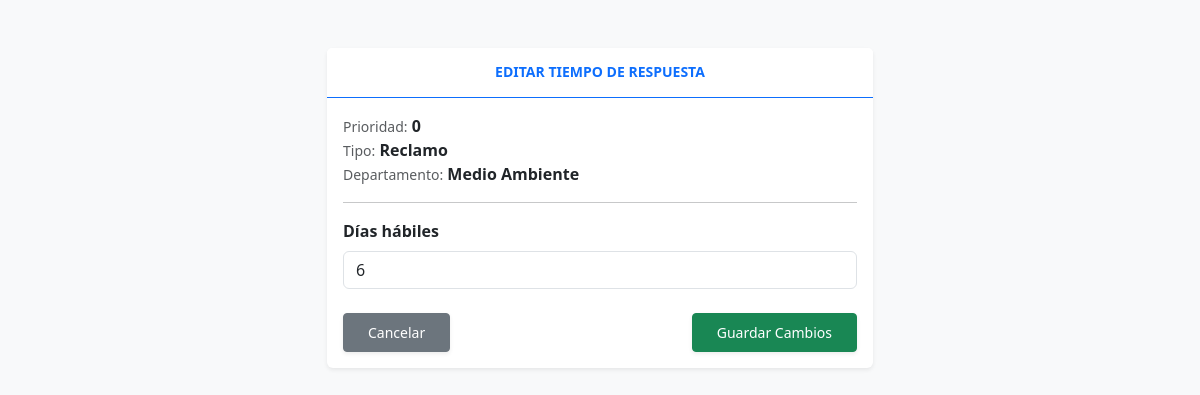
/recursos/componentes/Editartiempo.php?ID_prioridad=1&ID_tipo_solicitud=5&ID_departamento=2 (signed in), run on the app's committed database.
### tables this page shows
CREATE TABLE `tiempo` (
  `ID_prioridad` int(11) NOT NULL,
  `ID_tipo_solicitud` int(11) NOT NULL,
  `ID_departamento` int(11) NOT NULL,
  `tiempo` int(11) NOT NULL
);

CREATE TABLE `prioridad` (
  `ID_prioridad` int(11) NOT NULL,
  `Nombre` int(11) NOT NULL
);

CREATE TABLE `tipo_solicitud` (
  `ID_tipo_solicitud` int(11) NOT NULL,
  `nombre` varchar(100) NOT NULL,
  `descripcion` varchar(255) NOT NULL
);

CREATE TABLE `departamento` (
  `ID_departamento` int(11) NOT NULL,
  `nombre` varchar(100) NOT NULL
);

### recursos/componentes/Editartiempo.php (the view, shortened to what this page needs)
<?php
    include_once('../../base_de_datos/conexion.php');
    $ID_prioridad = mysqli_real_escape_string($conexionDB, $_GET["ID_prioridad"]);
    $ID_tipo_solicitud = mysqli_real_escape_string($conexionDB, $_GET["ID_tipo_solicitud"]);
    $ID_departamento = mysqli_real_escape_string($conexionDB, $_GET["ID_departamento"]);
    $consulta = "SELECT t.*, p.Nombre AS prioridad, ts.nombre AS tipo, d.nombre AS departamento
                 FROM tiempo t
                 JOIN prioridad p ON t.ID_prioridad = p.ID_prioridad
                 JOIN tipo_solicitud ts ON t.ID_tipo_solicitud = ts.ID_tipo_solicitud
                 JOIN departamento d ON t.ID_departamento = d.ID_departamento
                 WHERE t.ID_prioridad = '$ID_prioridad'
                   AND t.ID_tipo_solicitud = '$ID_tipo_solicitud'
                   AND t.ID_departamento = '$ID_departamento'
                 LIMIT 1";
    $registro = mysqli_fetch_assoc(mysqli_query($conexionDB, $consulta));
?>
<!DOCTYPE html>
<html lang="es">
<head>
    <link href="https://cdn.jsdelivr.net/npm/bootstrap@5.3.0/dist/css/bootstrap.min.css" rel="stylesheet">
</head>
<body class="bg-light">
    <div class="container mt-5">
        <div class="row justify-content-center">
            <div class="col-md-6">
                <div class="card shadow-sm border-0">
                    <div class="card-header bg-white border-bottom border-primary py-3 text-center">
                        <h6 class="mb-0 fw-bold text-primary text-uppercase small">Editar Tiempo de Respuesta</h6>
                    </div>
                    <div class="card-body">
                        <div class="mb-3">
                            <span class="text-muted small">Prioridad:</span> <strong><?php echo htmlspecialchars($registro['prioridad']); ?></strong><br>
                            <span class="text-muted small">Tipo:</span> <strong><?php echo htmlspecialchars($registro['tipo']); ?></strong><br>
                            <span class="text-muted small">Departamento:</span> <strong><?php echo htmlspecialchars($registro['departamento']); ?></strong>
                        </div>
                        <hr>
                        <form action="../../consultas/Actualizartiempo.php" method="POST">
                            <div class="mb-3">
                                <label class="form-label fw-semibold">Días hábiles</label>
                                <input type="number" class="form-control" name="tiempo" min="1" max="30"
                                       value="<?php echo htmlspecialchars($registro['tiempo']); ?>" required>
                            </div>
                            <div class="d-flex justify-content-between mt-4">
                                <a href="../../ventanas/tiempo.php" class="btn btn-sm btn-secondary fw-medium px-4 shadow-sm py-2">Cancelar</a>
                                <button type="submit" class="btn btn-sm btn-success fw-medium px-4 shadow-sm py-2">Guardar Cambios</button>
                            </div>
                        </form>
                    </div>
                </div>
            </div>
        </div>
    </div>
</body>
</html>

### data on the page
tiempo: ID_prioridad.Nombre "0", ID_tipo_solicitud.nombre "Reclamo", ID_departamento.nombre "Medio Ambiente", tiempo "6"
